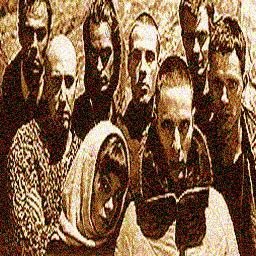
#> input picture native-player/scenes/lava25/Polyesterday/gusphoto.jpg, 256 x 256 px
$ python -i reconstruct_lvt2.py   (imports and definitions only)
#> lines starting #> are read from the running program, lines starting #| are printed output that depends on the picture; after the words box and inside, x2 and y2 are one past the last pixel; in counts of white or black regions, pixels touching at a corner belong together
#!/usr/bin/env python3
"""Procedural RECONSTRUCTIONS of the missing LVT2 ("Dancing Well") textures.

NOT original assets. Seeded + deterministic. Output: 256x256, seamlessly tileable,
late-90s Creative LAVA look (saturated, painterly, slightly soft).

    rainbowflowers.png      ground meadow disc (Ground, r=11.375)
    waterflowers.png        'Tub' well cylinder wall (TexRep 4x1) with ripple
    rainbowflowerwater.png  'Background' inside-out sky sphere (r=20)

Also writes README + sidecar JSON per texture, and copies the chosen bluesky.
"""
import colorsys, json, shutil
from pathlib import Path
import numpy as np
from PIL import Image, ImageFilter
from scipy import ndimage as ndi

ROOT = Path(__file__).resolve().parents[2]
REC = ROOT / "native-player/modern_assets/reconstructions/LVT2"
RECOV = ROOT / "native-player/modern_assets/recovered/LVT2"
N, SS = 256, 4            # final size, supersample
M = N * SS


# [23 lines left out: functions fbm, hsv, not called in this run]


def wrap_idx(a, size):
    return np.mod(a, size)


# [25 lines left out: function stamp_flower, not called in this run]


def finish(img):
    """Downsample, painterly softening, saturation push (Creative-ish)."""
    im = Image.fromarray((np.clip(img, 0, 1) * 255).astype(np.uint8))
    # tile-safe: pad by wrap, filter, crop
    p = 24
    a = np.pad(np.asarray(im), ((p, p), (p, p), (0, 0)), mode="wrap")
    big = Image.fromarray(a).filter(ImageFilter.MedianFilter(5)).filter(ImageFilter.GaussianBlur(0.9 * SS))
    big = big.crop((p, p, p + M, p + M)).resize((N, N), Image.LANCZOS)
    from PIL import ImageEnhance
    big = ImageEnhance.Color(big).enhance(1.25)
    big = ImageEnhance.Contrast(big).enhance(1.08)
    return big


# [74 lines left out: functions poisson_wrap, meadow, water_base, waterflowers, rainbowflowerwater, not called in this run]


META = {
    "rainbowflowers": dict(object="Ground (ground.lvo, DISK r=11.375, y=-0.8, bump/texscroll/pools/texwave)", fn=meadow, seed=1101,
                           desc="Saturated rainbow-flower meadow: periodic-noise grass with streaks, ~190 painterly flowers whose hue sweeps across u."),
    "waterflowers": dict(object="Tub (tub.lvo, parametric CYLINDER R=1.77 h=0.62, TexRep 4x1, ripple)", fn=waterflowers, seed=2202,
                         desc="Blue-teal caustic water with floating lily pads carrying multicoloured blossoms."),
    "rainbowflowerwater": dict(object="Background (sky.lvo, inside-out SPHERE r=20) per missing-scene-search.md", fn=rainbowflowerwater, seed=3303,
                               desc="Rainbow-banded rippling water field (ping-pong hue ramp so it tiles) scattered with flowers."),
}


# [36 lines left out: function main, not called in this run]


# [2 lines not run here, left out]

>>> import cv2
>>> picture = cv2.imread('../../native-player/scenes/lava25/Polyesterday/gusphoto.jpg', cv2.IMREAD_GRAYSCALE)
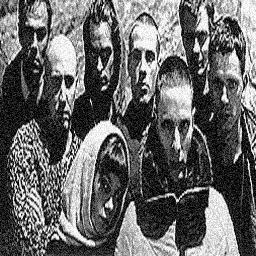
#> picture: shape (256, 256); min 0, max 255, mean 102.4
>>> result = finish(picture)
#> in finish, `im = Image.fromarray((np.clip(img, 0, 1) * 255).astype(np.uint8))`:
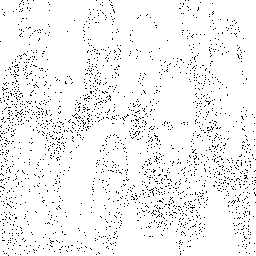
#> im: PIL image 256x256 L; 95.3% white; black in thin lines or dots
#> (the run stopped early here; a loop or call above may not have finished)

$ run again, on native-player/scenes/lava25/Polyesterday/gusolo128.jpg
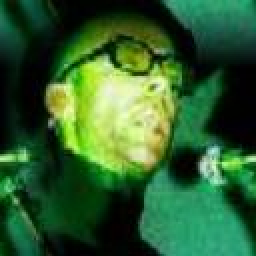
#> input picture native-player/scenes/lava25/Polyesterday/gusolo128.jpg, 128 x 128 px (shown 2 times larger)
#> `picture = cv2.imread('../../native-player/scenes/lava25/Polyesterday/g..`:
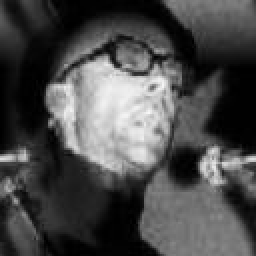
#> picture: shape (128, 128) (shown 2 times larger); min 0, max 248, mean 74.7
#> in finish, `im = Image.fromarray((np.clip(img, 0, 1) * 255).astype(np.uint8))`:
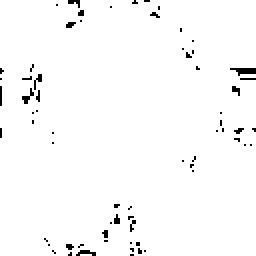
#> im: PIL image 128x128 L (shown 2 times larger); 98% white; black in thin lines or dots

$ run again, on native-player/scenes/lava25/Polyesterday/gusolo2.jpg
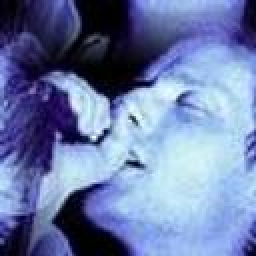
#> input picture native-player/scenes/lava25/Polyesterday/gusolo2.jpg, 128 x 128 px (shown 2 times larger)
#> `picture = cv2.imread('../../native-player/scenes/lava25/Polyesterday/g..`:
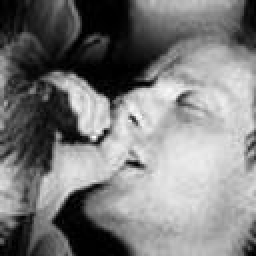
#> picture: shape (128, 128) (shown 2 times larger); min 0, max 255, mean 124.1
#> in finish, `im = Image.fromarray((np.clip(img, 0, 1) * 255).astype(np.uint8))`:
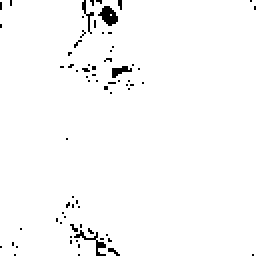
#> im: PIL image 128x128 L (shown 2 times larger); 98% white; black in thin lines or dots
